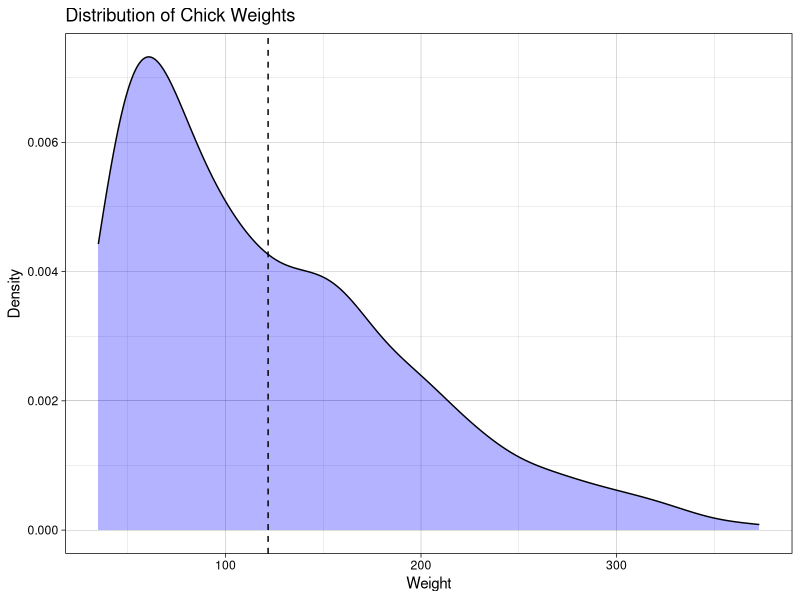
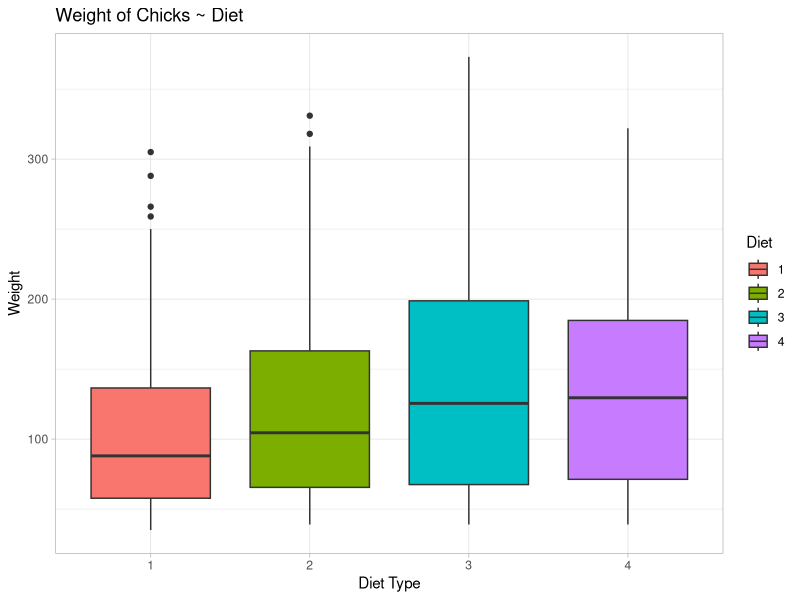
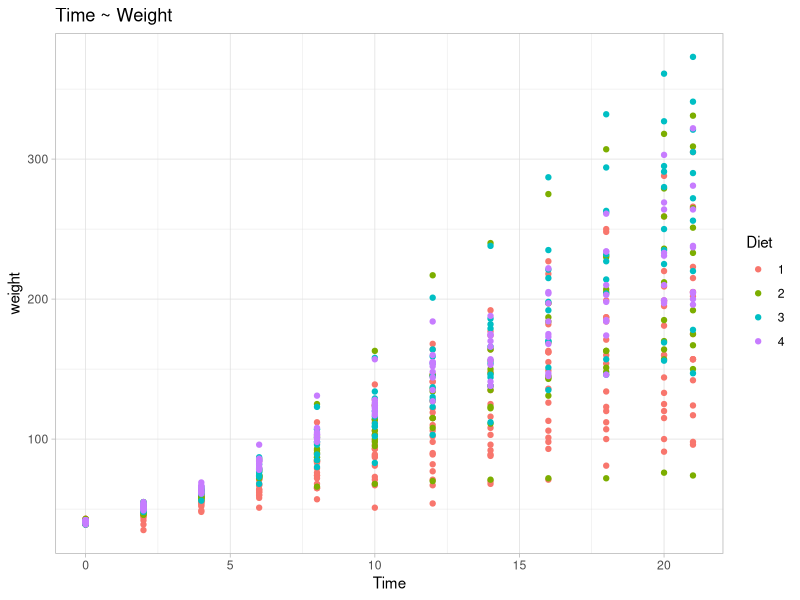
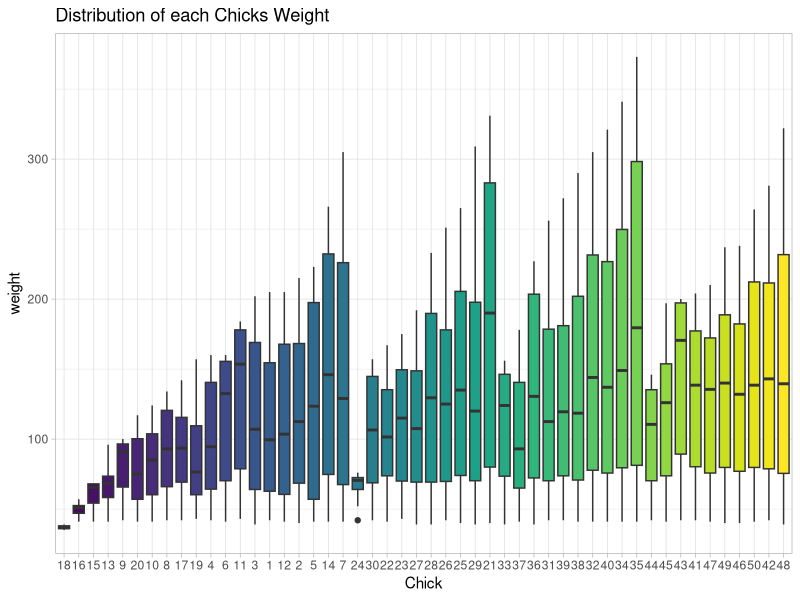

Write the R code that produced these figures, in order.
## ---- chunk 1
#| label: Importing-Data
#| echo: false
#| message: false
#| warning: false
# Libraries
library(ggplot2)
library(tidyverse)

# Loading the datasets
data(ChickWeight)
df = ChickWeight
## ---- chunk 2
#| label: Weight-Distribution
#| echo: false
#| message: false
#| warning: false
#| fig-width: 20
#| fig-height: 15

# distribution of weight
ggplot(df, aes(x = weight)) +
  geom_density(fill = "blue", alpha = 0.3) + 
  geom_vline(aes(xintercept = mean(weight)),
             color = "black",linetype = "dashed",
             size = 0.5) +
  theme_linedraw() +
  labs(title = "Distribution of Chick Weights", x = "Weight", y = "Density")
## ---- chunk 3
#| label: Data-Statistics
#| echo: false
#| message: false
#| warning: false

# Displaying stats of each column
summary(df)
## ---- chunk 4
#| label: Box-Plots
#| echo: false
#| message: false
#| warning: false
#| fig-width: 20
#| fig-height: 15

# Changing diet into a factor
df$Diet = factor(df$Diet)

# Boxplots of weights per diet types
ggplot(df, aes(x = Diet,y = weight, fill = Diet)) +
  geom_boxplot() +
  theme_light() +
  labs(title = "Weight of Chicks ~ Diet", x = "Diet Type", y= "Weight")
## ---- chunk 5
#| label: Change-One
#| echo: false
#| message: false
#| warning: false
#| fig-width: 20
#| fig-height: 15

ggplot(df, aes(x = Time, y = weight, color = Diet)) +
  geom_point() +
  theme_light() +
  labs(title = "Time ~ Weight")

## ---- chunk 6
#| label: Change-Two
#| echo: false
#| message: false
#| warning: false
#| fig-width: 20
#| fig-height: 15

ggplot(df, aes(x = Chick, y = weight, fill = Chick)) +
  geom_boxplot() +
  theme_light() +
  labs(title = "Distribution of each Chicks Weight") +
  theme(legend.position = "none")

